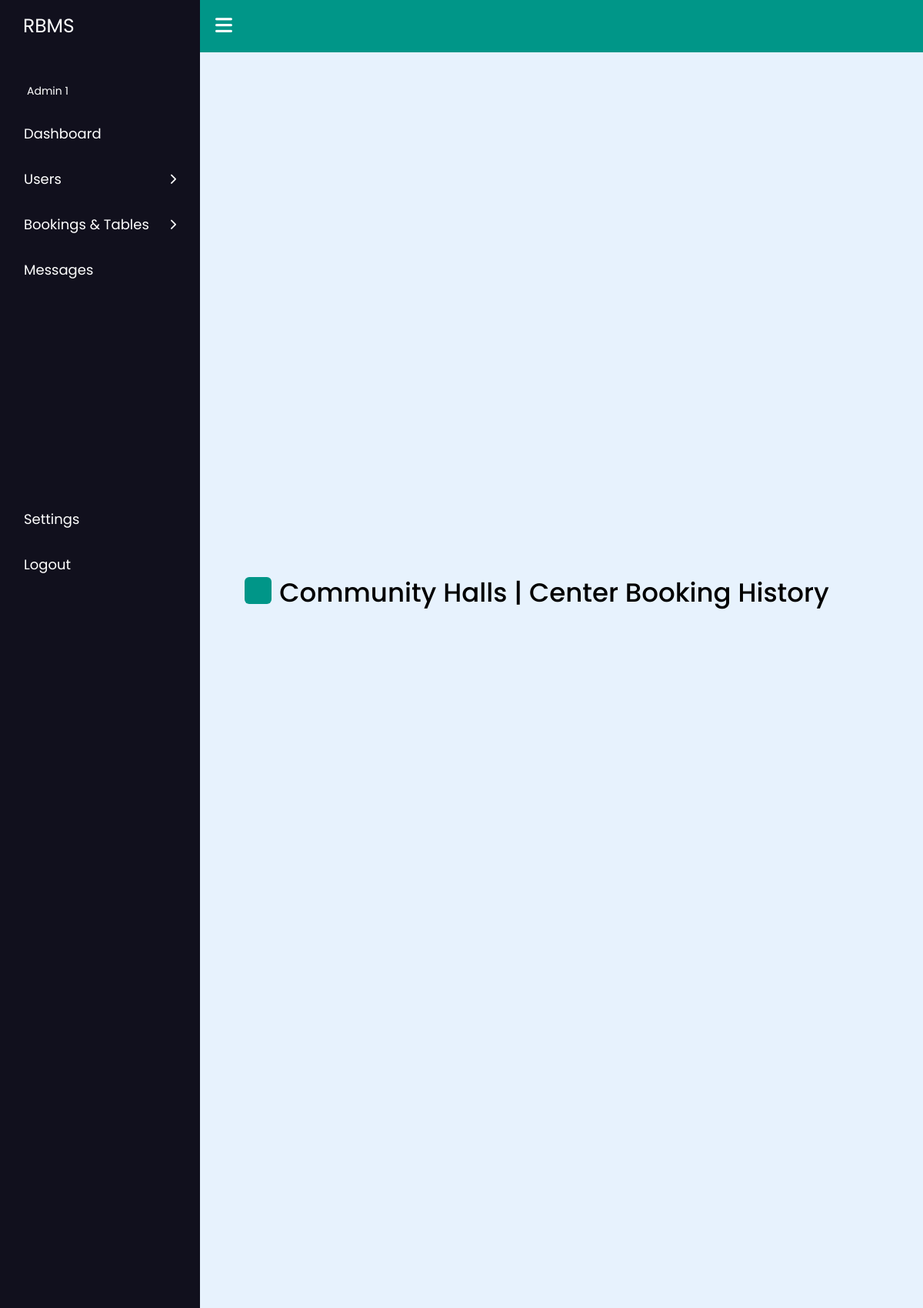
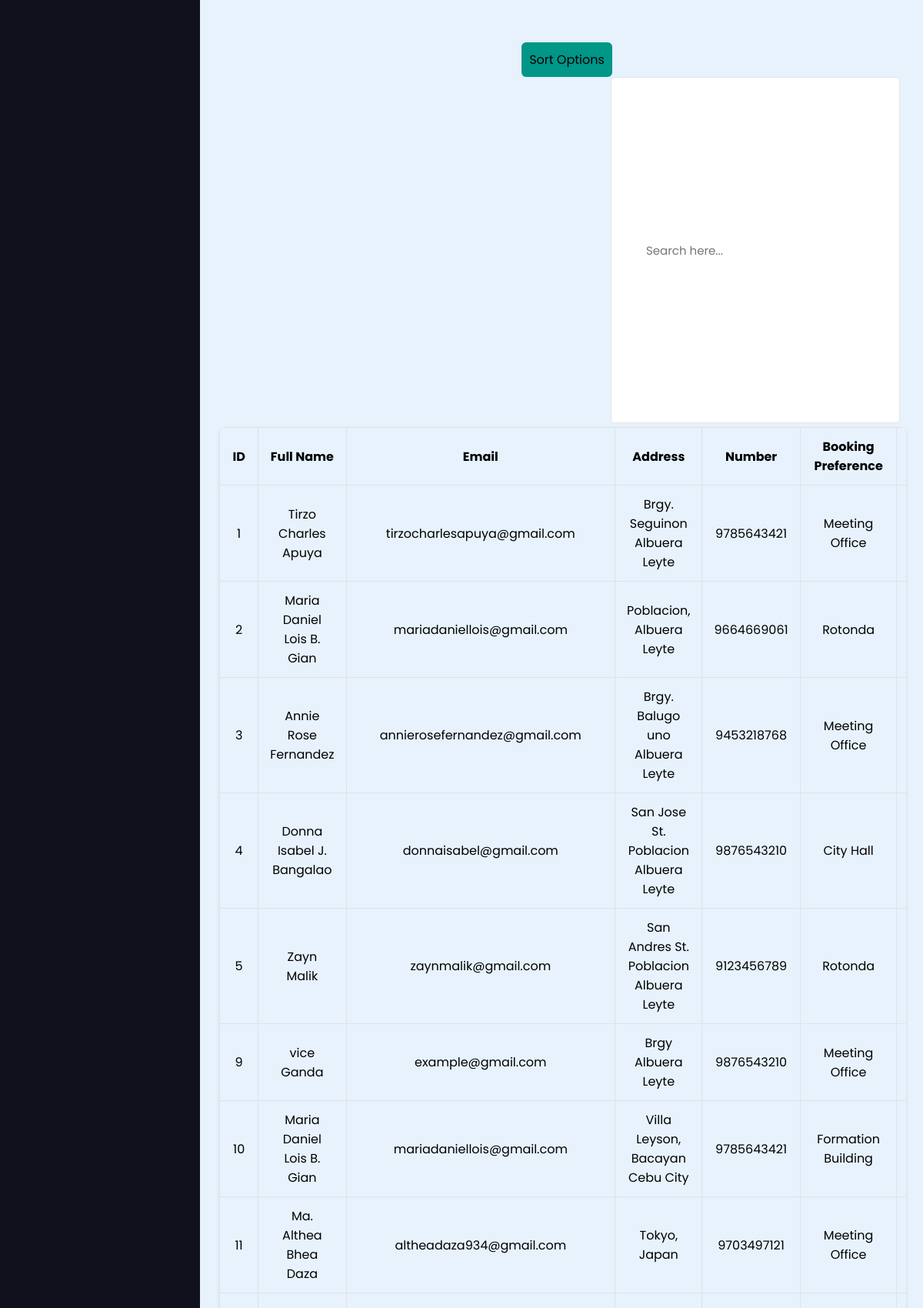
The app's page /Php_Codes/AdminPage_bookform1.php (signed in, upper part) with its own data (2 pictures, top to bottom).
### tables this page shows
CREATE TABLE `bookingform1` (
  `id` int(100) NOT NULL,
  `fullname` varchar(200) NOT NULL,
  `email` varchar(200) NOT NULL,
  `full_address` varchar(200) NOT NULL,
  `contact_number` bigint(50) NOT NULL,
  `bookingpreference` varchar(100) NOT NULL,
  `reason` varchar(200) NOT NULL,
  `event_date_start` varchar(100) NOT NULL,
  `event_date_end` varchar(100) NOT NULL,
  `event_time_start` varchar(100) NOT NULL,
  `event_time_end` varchar(100) NOT NULL,
  `others` varchar(200) NOT NULL,
  `bookingtime` datetime NOT NULL,
  `status` varchar(20) NOT NULL DEFAULT 'pending'
);

### Php_Codes/AdminPage_bookform1.php (the view, shortened to what this page needs)
<?php
$admin = $_SESSION['admin'];
?>
<!DOCTYPE html>
<html lang="en">
  <head>
    <link rel="stylesheet" href="https://cdnjs.cloudflare.com/ajax/libs/font-awesome/6.2.1/css/all.min.css" />
    <link rel="stylesheet" href="https://unicons.iconscout.com/release/v4.0.0/css/line.css">
    <link rel="stylesheet" href="../Css_Codes/AdminPage_bookform1style.css">
  </head>
  <body>
    <nav class="sidebar">
      <a href="#" class="logo">RBMS</a>
      <div class="menu-content">
        <ul class="menu-items">
          <div class="menu-title"><?php echo htmlspecialchars($admin['fullname']); ?>
          </div>
          <li class="item">
            <a href="../Php_Codes/AdminPage_Dashboard.php">Dashboard</a>
          </li>
          <li class="item">
            <div class="submenu-item">
              <span>Users</span>
              <i class="fa-solid fa-chevron-right"></i>
            </div>
          </li>
          <li class="item">
            <div class="submenu-item">
              <span>Bookings & Tables
              </span>
              <i class="fa-solid fa-chevron-right"></i>
            </div>
          </li>
          <li class="item">
            <a href="../Php_Codes/AdminPage_messages.php">Messages</a>
          </li>
          <li class="item bottom1">
                    <a href="#">Settings</a>
                </li>
                <li class="item bottom2">
                    <a href="#" onclick="showLogoutModal(); return false;">Logout</a>
                </li>
        </ul>
      </div>
    </nav>
    <nav class="navbar">
      <i class="fa-solid fa-bars" id="sidebar-close"></i>
    </nav>
    <main class="main">
    <div class="title">
            <i class="uil uil-tachometer-fast-alt"></i>
            <span class="text" id="text1">Community Halls | Center Booking History</span>
        </div>
        <div class="search-box">
                <input type="text" id="searchInput" placeholder="Search here...">
            </div>
        <div class="dropdown">
            <span>Sort Options</span>
        </div>
        <div class="table-container">
        <table id="userTable" border="1" style="text-align:center; border-color:#000;">
        <tr>
            <th>ID</th>
            <th>Full Name</th>
            <th>Email</th>
            <th>Address</th>
            <th>Number</th>
            <th>Booking Preference</th>
            <th>Reason</th>
        </tr>
        <?php
        $conn = mysqli_connect("localhost","root","","user_info");
        $sql = "SELECT id, fullname, email, full_address, contact_number, bookingpreference, reason, event_date_start, event_date_end, event_time_start, event_time_end, others, bookingtime, status from bookingform1";
        $result = $conn->query($sql);
        if($result->num_rows>0) {
            while($row = $result->fetch_assoc()) {
                echo"</tr><td>".$row["id"].
                "</td><td>".$row["fullname"].
                "</td><td>".$row["email"].
                "</td><td>".$row["full_address"].
                "</td><td>".$row["contact_number"].
                "</td><td>".$row["bookingpreference"].
                "</td><td>".$row["reason"].
                "</td><td>".$row["event_date_start"].
                "</td><td>".$row["event_date_end"].
                "</td><td>".$row["event_time_start"].
                "</td><td>".$row["event_time_end"].
                "</td><td>".$row["others"].
                "</td><td>".$row["bookingtime"].
                "</td><td><span class='status-badge status-".strtolower($row["status"] ?? 'pending')."'>".ucfirst($row["status"] ?? 'pending')."</span></td>".
                '<td style="display:flex;gap:8px;justify-content:center;align-items:center;">';
                echo '</td>';
            }
            echo"</table>";
        }
        else{
            echo"0 result";
        }
        ?>
    </div>
    </main>
  </body>
</html>

### Css_Codes/AdminPage_bookform1style.css (style rules this page uses)
:root { --border-color: #e6e5e5; --panel-color: #FFF; --text-color: #000; --title-icon-color: #fff; --primary-color: #009688; }
* { margin: 0; padding: 0; box-sizing: border-box; font-family: "Poppins", sans-serif; }
.sidebar { display: flex; flex-direction: column; position: fixed; height: 100vh; width: 260px; background: #11101d; padding: 15px; z-index: 99; }
.logo { font-size: 25px; padding: 0 15px; }
.sidebar a { color: #fff; text-decoration: none; }
.menu-content { position: relative; height: 100%; width: 100%; margin-top: 40px; overflow-y: scroll; flex: 1; }
.menu-items { height: 100%; width: 100%; list-style: none; transition: all 0.4s ease; padding: 0; }
.menu-title { color: #fff; font-size: 14px; padding: 15px 20px; }
.item { font-size: 18px; }
.item.bottom1 { margin-top: 115%; }
.item a { color: #fff; text-decoration: none; }
.item a, .submenu-item { padding: 16px; display: inline-block; width: 100%; border-radius: 12px; }
.item i { font-size: 14px; }
.submenu-item { display: flex; justify-content: space-between; align-items: center; color: #fff; cursor: pointer; }
.navbar, .main { left: 260px; width: calc(100% - 260px); transition: all 0.5s ease; z-index: 1000; }
.navbar { position: fixed; color: #fff; padding: 15px 20px; font-size: 25px; background: #009688; cursor: pointer; }
.navbar #sidebar-close { cursor: pointer; }
.main { position: relative; display: flex; height: 100vh; z-index: 100; background: #e7f2fd; overflow: hidden; overflow-y: auto; }
.title { align-items: center; margin: 30px 0; position: absolute; top: 8%; left: 3%; }
.title i { height: 35px; width: 35px; background-color: var(--primary-color); border-radius: 6px; color: var(--title-icon-color); display: flex; align-items: center; justify-content: center; font-size: 24px; margin-left: 30px; }
.title #text1 { position: absolute; font-size: 34px; font-weight: 500; color: var(--text-color); margin-left: 10px; top: -15%; left: 100%; width: 50rem; }
.search-box input { position: absolute; border: 1px solid var(--border-color); padding: 0 20px 0 45px; border-radius: 5px; height: 5%; width: 40%; color: var(--text-color); font-size: 15px; font-weight: 400; outline: none; right: 30px; z-index: 1; top: 20%; }
.dropdown { position: absolute; top: 19.5%; right: 43%; background-color: #009688; color: black; border-radius: 6px; padding: 10px; cursor: pointer; }

### Php_Codes/AdminPage_bookform1.php (style rules this page uses)
.table-container { width: 95%; height: 60%; overflow: auto; border: none; margin-top: 5px; margin-left: auto; margin-right: auto; position: absolute; top: 25%; left: 25px; border-radius: 8px; box-shadow: 0 2px 4px rgba(0,0,0,0.1); }
table { overflow-y: auto; border-collapse: collapse; margin-right: auto; position: absolute; top: 0; left: 0; width: 100%; border: 1px solid #dee2e6; }
th, td { text-align: center; padding: 12px 15px; border: 1px solid #dee2e6; }
#UserTable4 th, td { text-align: center; padding: 12px 15px; border: 1px solid #dee2e6; }

### records on screen
bookingform1: id "1", fullname "Tirzo Charles Apuya", email "tirzocharlesapuya@gmail.com", full_address "Brgy. Seguinon Albuera Leyte", contact_number "9785643421", bookingpreference "Meeting Office"
bookingform1: id "2", fullname "Maria Daniel Lois B. Gian", email "mariadaniellois@gmail.com", full_address "Poblacion, Albuera Leyte", contact_number "9664669061", bookingpreference "Rotonda"
bookingform1: id "3", fullname "Annie Rose Fernandez", email "annierosefernandez@gmail.com", full_address "Brgy. Balugo uno Albuera Leyte", contact_number "9453218768", bookingpreference "Meeting Office"
bookingform1: id "4", fullname "Donna Isabel J. Bangalao", email "donnaisabel@gmail.com", full_address "San Jose St. Poblacion Albuera Leyte", contact_number "9876543210", bookingpreference "City Hall"
bookingform1: id "5", fullname "Zayn Malik", email "zaynmalik@gmail.com", full_address "San Andres St. Poblacion Albuera Leyte", contact_number "9123456789", bookingpreference "Rotonda"
bookingform1: id "9", fullname "vice Ganda", email "example@gmail.com", full_address "Brgy Albuera Leyte", contact_number "9876543210", bookingpreference "Meeting Office"
bookingform1: id "10", fullname "Maria Daniel Lois B. Gian", email "mariadaniellois@gmail.com", full_address "Villa Leyson, Bacayan Cebu City", contact_number "9785643421", bookingpreference "Formation Building"
bookingform1: id "11", fullname "Ma. Althea Bhea Daza", email "altheadaza934@gmail.com", full_address "Tokyo, Japan", contact_number "9703497121", bookingpreference "Meeting Office"

### other values on screen
$admin['fullname'] "Admin 1"
